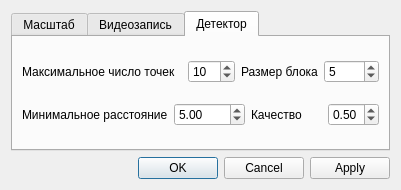
<?xml version="1.0" encoding="UTF-8"?>
<ui version="4.0">
 <class>SettingDialog</class>
 <widget class="QDialog" name="SettingDialog">
  <property name="geometry">
   <rect>
    <x>0</x>
    <y>0</y>
    <width>370</width>
    <height>180</height>
   </rect>
  </property>
  <property name="windowTitle">
   <string>Dialog</string>
  </property>
  <layout class="QVBoxLayout" name="verticalLayout_3">
   <item>
    <widget class="QTabWidget" name="tabWidget">
     <property name="currentIndex">
      <number>2</number>
     </property>
     <widget class="QWidget" name="tab">
      <attribute name="title">
       <string>Масштаб</string>
      </attribute>
      <layout class="QVBoxLayout" name="verticalLayout">
       <item>
        <widget class="QLabel" name="label">
         <property name="text">
          <string>Координаты</string>
         </property>
        </widget>
       </item>
       <item>
        <layout class="QHBoxLayout" name="horizontalLayout" stretch="3,0,0,3,0">
         <item>
          <widget class="QDoubleSpinBox" name="doubleSpinBoxPks">
           <property name="decimals">
            <number>7</number>
           </property>
           <property name="minimum">
            <double>0.000100000000000</double>
           </property>
           <property name="maximum">
            <double>100000.000000000000000</double>
           </property>
           <property name="value">
            <double>1.000000000000000</double>
           </property>
          </widget>
         </item>
         <item>
          <widget class="QLabel" name="label_2">
           <property name="text">
            <string>пкс</string>
           </property>
          </widget>
         </item>
         <item>
          <widget class="QLabel" name="label_4">
           <property name="text">
            <string>:</string>
           </property>
          </widget>
         </item>
         <item>
          <widget class="QDoubleSpinBox" name="doubleSpinBoxSm">
           <property name="decimals">
            <number>7</number>
           </property>
           <property name="minimum">
            <double>0.000100000000000</double>
           </property>
           <property name="maximum">
            <double>100000.000000000000000</double>
           </property>
           <property name="value">
            <double>1.000000000000000</double>
           </property>
          </widget>
         </item>
         <item>
          <widget class="QLabel" name="label_3">
           <property name="text">
            <string>метр</string>
           </property>
          </widget>
         </item>
        </layout>
       </item>
       <item>
        <widget class="QLabel" name="label_7">
         <property name="text">
          <string>Частота кадров съемки</string>
         </property>
        </widget>
       </item>
       <item>
        <layout class="QHBoxLayout" name="horizontalLayout_3" stretch="3,0,0,3,0">
         <item>
          <widget class="QDoubleSpinBox" name="doubleSpinBoxFrm">
           <property name="decimals">
            <number>7</number>
           </property>
           <property name="minimum">
            <double>0.000001000000000</double>
           </property>
           <property name="maximum">
            <double>1000000.000000000000000</double>
           </property>
           <property name="value">
            <double>3000.000000000000000</double>
           </property>
          </widget>
         </item>
         <item>
          <widget class="QLabel" name="label_8">
           <property name="text">
            <string>кадр</string>
           </property>
          </widget>
         </item>
         <item>
          <widget class="QLabel" name="label_10">
           <property name="text">
            <string>:</string>
           </property>
          </widget>
         </item>
         <item>
          <widget class="QDoubleSpinBox" name="doubleSpinBoxSec">
           <property name="decimals">
            <number>7</number>
           </property>
           <property name="minimum">
            <double>0.000001000000000</double>
           </property>
           <property name="maximum">
            <double>1000000.000000000000000</double>
           </property>
           <property name="value">
            <double>1.000000000000000</double>
           </property>
          </widget>
         </item>
         <item>
          <widget class="QLabel" name="label_9">
           <property name="text">
            <string>сек</string>
           </property>
          </widget>
         </item>
        </layout>
       </item>
      </layout>
     </widget>
     <widget class="QWidget" name="tab_2">
      <attribute name="title">
       <string>Видеозапись</string>
      </attribute>
      <layout class="QVBoxLayout" name="verticalLayout_2">
       <item>
        <widget class="QLabel" name="label_5">
         <property name="text">
          <string>Скорость воспроизведения</string>
         </property>
        </widget>
       </item>
       <item>
        <layout class="QHBoxLayout" name="horizontalLayout_2">
         <item>
          <widget class="QDoubleSpinBox" name="doubleSpinBoxSpeed">
           <property name="decimals">
            <number>4</number>
           </property>
           <property name="minimum">
            <double>0.000100000000000</double>
           </property>
           <property name="maximum">
            <double>100.000000000000000</double>
           </property>
           <property name="value">
            <double>1.000000000000000</double>
           </property>
          </widget>
         </item>
         <item>
          <widget class="QLabel" name="label_6">
           <property name="text">
            <string>кадр в секунду</string>
           </property>
          </widget>
         </item>
        </layout>
       </item>
      </layout>
     </widget>
     <widget class="QWidget" name="tab_3">
      <attribute name="title">
       <string>Детектор</string>
      </attribute>
      <layout class="QVBoxLayout" name="verticalLayout_4">
       <item>
        <layout class="QHBoxLayout" name="horizontalLayout_8">
         <item>
          <layout class="QHBoxLayout" name="horizontalLayout_4">
           <item>
            <widget class="QLabel" name="label_11">
             <property name="text">
              <string>Максимальное число точек  </string>
             </property>
            </widget>
           </item>
           <item>
            <widget class="QSpinBox" name="maxCorners">
             <property name="minimum">
              <number>1</number>
             </property>
             <property name="maximum">
              <number>100</number>
             </property>
             <property name="value">
              <number>10</number>
             </property>
            </widget>
           </item>
          </layout>
         </item>
         <item>
          <layout class="QHBoxLayout" name="horizontalLayout_7">
           <item>
            <widget class="QLabel" name="label_14">
             <property name="text">
              <string>Размер блока</string>
             </property>
            </widget>
           </item>
           <item>
            <widget class="QSpinBox" name="blockSize">
             <property name="minimum">
              <number>1</number>
             </property>
             <property name="maximum">
              <number>30</number>
             </property>
             <property name="value">
              <number>5</number>
             </property>
            </widget>
           </item>
          </layout>
         </item>
        </layout>
       </item>
       <item>
        <layout class="QHBoxLayout" name="horizontalLayout_9">
         <item>
          <layout class="QHBoxLayout" name="horizontalLayout_6">
           <item>
            <widget class="QLabel" name="label_13">
             <property name="text">
              <string>Минимальное расстояние</string>
             </property>
            </widget>
           </item>
           <item>
            <widget class="QDoubleSpinBox" name="minDistance">
             <property name="maximum">
              <double>1000.000000000000000</double>
             </property>
             <property name="value">
              <double>5.000000000000000</double>
             </property>
            </widget>
           </item>
          </layout>
         </item>
         <item>
          <layout class="QHBoxLayout" name="horizontalLayout_5">
           <item>
            <widget class="QLabel" name="label_12">
             <property name="text">
              <string>Качество      </string>
             </property>
            </widget>
           </item>
           <item>
            <widget class="QDoubleSpinBox" name="qualityLevel">
             <property name="maximum">
              <double>1.000000000000000</double>
             </property>
             <property name="value">
              <double>0.500000000000000</double>
             </property>
            </widget>
           </item>
          </layout>
         </item>
        </layout>
       </item>
      </layout>
     </widget>
    </widget>
   </item>
   <item>
    <widget class="QDialogButtonBox" name="buttonBox">
     <property name="orientation">
      <enum>Qt::Horizontal</enum>
     </property>
     <property name="standardButtons">
      <set>QDialogButtonBox::Apply|QDialogButtonBox::Cancel|QDialogButtonBox::Ok</set>
     </property>
    </widget>
   </item>
  </layout>
 </widget>
 <resources/>
 <connections>
  <connection>
   <sender>buttonBox</sender>
   <signal>accepted()</signal>
   <receiver>SettingDialog</receiver>
   <slot>accept()</slot>
   <hints>
    <hint type="sourcelabel">
     <x>248</x>
     <y>254</y>
    </hint>
    <hint type="destinationlabel">
     <x>157</x>
     <y>274</y>
    </hint>
   </hints>
  </connection>
  <connection>
   <sender>buttonBox</sender>
   <signal>rejected()</signal>
   <receiver>SettingDialog</receiver>
   <slot>reject()</slot>
   <hints>
    <hint type="sourcelabel">
     <x>316</x>
     <y>260</y>
    </hint>
    <hint type="destinationlabel">
     <x>286</x>
     <y>274</y>
    </hint>
   </hints>
  </connection>
 </connections>
</ui>
